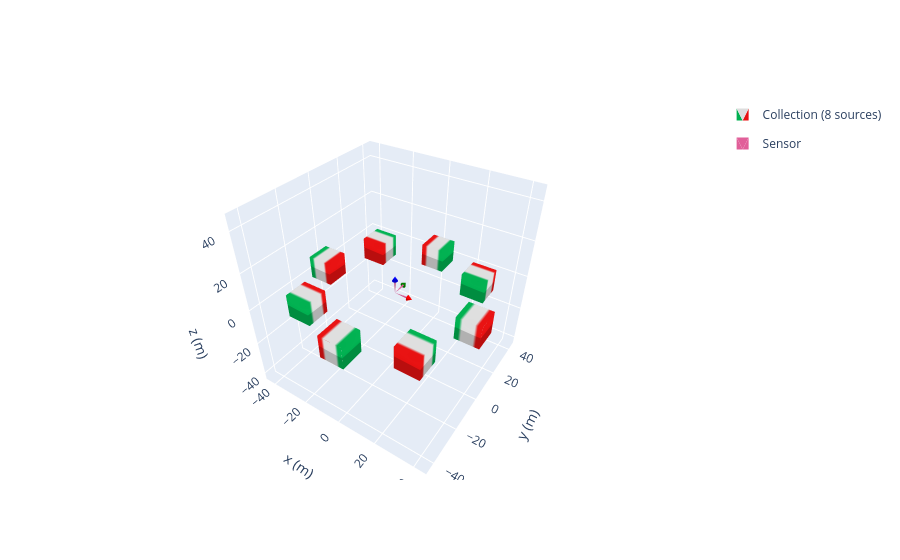
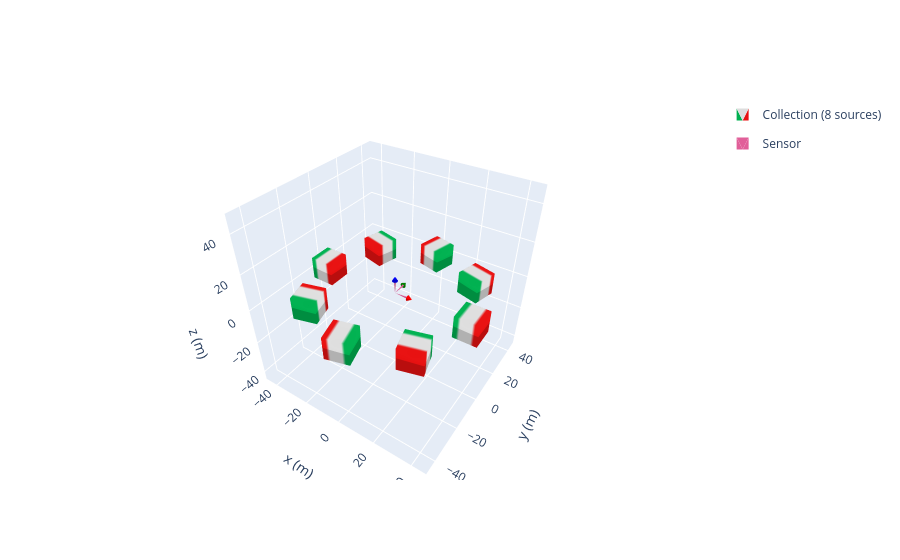

Notebook source saved alongside these figures, in order:
### Markdown cell above
The optimized angles therefore will be the best angles applied to the initial angles.

### Code cell
# parameters
cubes  = 8
radius = 40.0
M0     = 1000.0
z_pos  = 0       
dim    = (12,12,12)
pos = np.zeros([cubes, 3])
sensor = magpy.Sensor(position=(0, 0, 0))
# # build the NMR-Mandala
magnets_original = magpy.Collection()
magnets_optimized = magpy.Collection()
for i in range(cubes):
    # angle of this block around the circle
    theta_ring = 2*np.pi * i / cubes
    
    # position on the ring
    pos[i] = (radius*np.cos(theta_ring),
           radius*np.sin(theta_ring),
           z_pos)
    
    # magnetization vector rotated by 2θ in the xy-plane
    phi_ring = 2*theta_ring
    phi_ring_optimized = 2*theta_ring + best_angles[best_run][i]
    mag = (0, 0, M0)
    
    m_original = magpy.magnet.Cuboid(polarization=mag,
                            dimension=dim,
                            position=pos[i])
    m_original.rotate_from_angax(np.pi/2, 'y', degrees=False) #only if mag = (0, 0, M0)
    m_original.rotate_from_angax(phi_ring, 'z', anchor=None, degrees=False)
    magnets_original.add(m_original)

    m_optimized = magpy.magnet.Cuboid(polarization=mag,
                            dimension=dim,
                            position=pos[i])
    m_optimized.rotate_from_angax(np.pi/2, 'y', degrees=False) #only if mag = (0, 0, M0)
    m_optimized.rotate_from_angax(phi_ring_optimized, 'z', anchor=None, degrees=False)
    magnets_optimized.add(m_optimized)


    # print(magpy.getB(m, sensor, sumup=True))
# # get the field at the sensor
B_original = magpy.getB(magnets_original, sensor, sumup=True)
B_total_original = B_original.sum(axis=0)  
print("B-vector at center:", B_original)
magpy.show(magnets_original, sensor, backend='plotly')

B_optimized = magpy.getB(magnets_optimized, sensor, sumup=True)
B_total_optimized = B_optimized.sum(axis=0)  
print("B-vector at center:", B_optimized)
magpy.show(magnets_optimized, sensor, backend='plotly')
